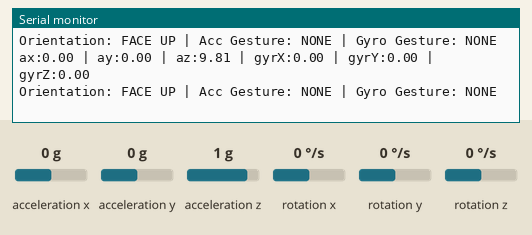
Recording of a sketch running on a simulated Arduino Nano 33 IoT. Parts: the last lines printed to the serial monitor. The inputs (shaded band) are chosen by the test bench; at power-on: acceleration y 0 g, acceleration z 1 g, rotation x 0 °/s, acceleration x 0 g, rotation y 0 °/s, rotation z 0 °/s. Nothing arrives over Bluetooth unless stated.

Above: at 1.2 s.
1.3 s: acceleration y set to -1.4 g
At 2.2 s:
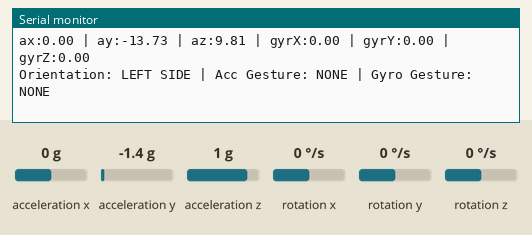
2.8 s: acceleration z set to -1.4 g
At 3.4 s:
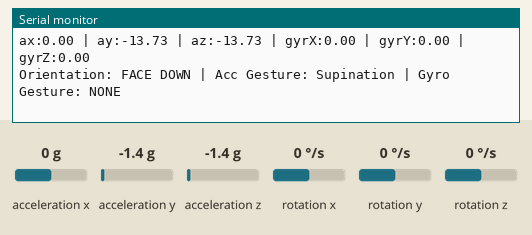
4.3 s: rotation x set to -192 °/s
At 4.9 s:
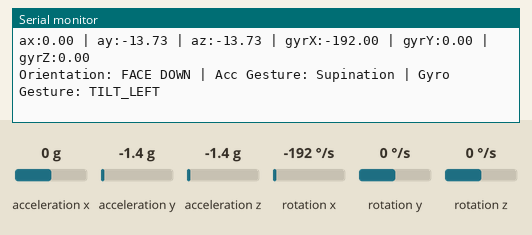
5.8 s: acceleration x set to -1.4 g
At 6.8 s:
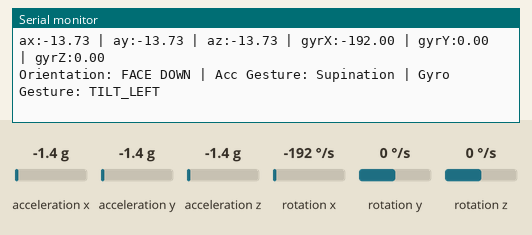
8.8 s: acceleration z set to -0.8 g
At 9.7 s:
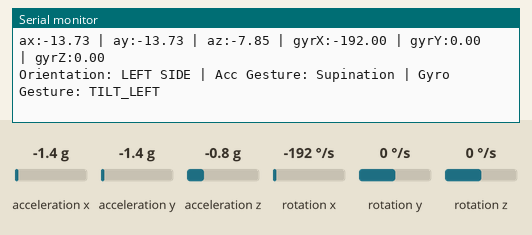
10.3 s: acceleration y set to -0.8 g
At 11.2 s:
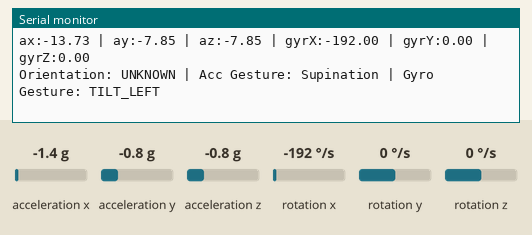
Timing chart, 0 to 12.8 s (numbered marks = the images above; inputs shaded):
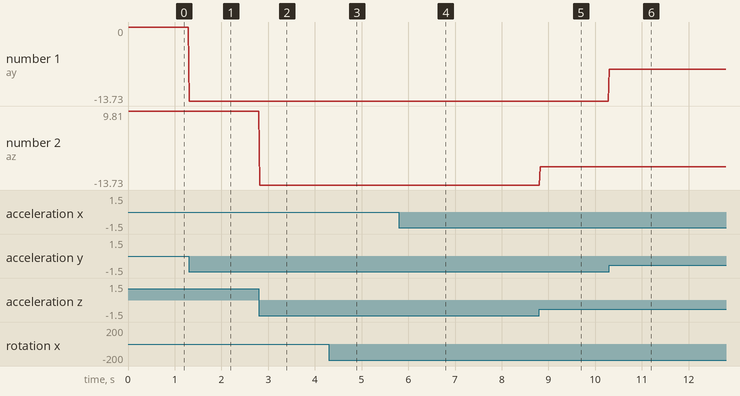

Measured:
- after the input at 1.3 s, the serial monitor: prints a new line at once (image 1)
- after the input at 2.8 s, the serial monitor: prints a new line at once (image 2)
- after the input at 4.3 s, the serial monitor: prints a new line at once (image 3)
- after the input at 5.8 s, the serial monitor: prints a new line at once (image 4)
- after the input at 8.8 s, the serial monitor: prints a new line at once (image 5)
- after the input at 10.3 s, the serial monitor: prints a new line at once (image 6)
- plotted number 1: 0 → -13.73 after the input at 1.3 s
- plotted number 2: -13.73 → -7.85 after the input at 8.8 s

The sketch:

ex04.ino
```cpp
/*
 * Exercise 04: Wearable Context Recognition with IMU
 * Author: Roozbeh Ghazavi
 * Year: 2026
 * Board: XIAO nRF52840 Sense
 * Sensor: LSM6DS3
 *
 * Implement ALL TODO sections.
 */

#include <Arduino.h>
#include "LSM6DS3.h"
#include "Wire.h"

// =====================
// Part E: BLE Library
// =====================
#include <ArduinoBLE.h>

LSM6DS3 myIMU(I2C_MODE, 0x6A);

// Constants
#define CONVERT_G_TO_MS2 9.80665f
#define FREQUENCY_HZ 50
#define INTERVAL_MS (1000 / (FREQUENCY_HZ + 1))

static unsigned long last_interval_ms = 0;

// =====================
// Part C: Accelerometer Buffer (Z-axis)
// =====================
#define WINDOW_SIZE 10

float az_buffer[WINDOW_SIZE];
int buffer_index = 0;
bool buffer_full = false;


// =====================
// Part C & D: Last Detected Gestures
// =====================
// Create variables to store last detected gestures
// - lastDetectedGesture: from accelerometer FSM
String lastDetectedGesture = "NONE";
// - lastDynamicGesture: from gyroscope
String lastDynamicGesture = "NONE";


// =====================
// Part E: BLE Objects
// =====================
// Create BLE service and characteristic
BLEService imuService("180C");
BLECharacteristic imuCharacteristic("2A56", BLERead | BLENotify, 150);


// =====================
// Part B: Orientation Detection
// =====================
String detectOrientation(float ax, float ay, float az) {

  // Detect device orientation from accelerometer
  // Use thresholds on ay and az axes
   // az is used for FACE UP / FACE DOWN, ay is used for LEFT SIDE/ RIGHTSIDE
  float threshold = 8.5;
   // Compare absolute values to select the dominant orientation axis.
  if ((abs(az) >= abs(ay)) && abs(az) >= threshold){
    if (az > 0) {
      return "FACE UP";
    }
    else {
      return "FACE DOWN";
    }
  }

  else if (abs(ay) >= threshold){
    if (ay > 0) {
      return "RIGHT SIDE";
    }
    else {
      return "LEFT SIDE";
    }
  }


  return "UNKNOWN";
}


// =====================
// Part C: Accelerometer-based Gesture Detection
// =====================

// since the buffer window is very short you need to turn the sensor really fast to get a good measurement
String detectGestureWindow() {

  // Detect SUPINATION/PRONATION from Z-axis acceleration buffer
  // Analyze min/max range and motion direction

  if(!buffer_full){
      return "NONE";
  }

  float maxaz = az_buffer[0];
  float minaz = az_buffer[0];

// find min and max az values in the window
// a large range indicates that the device was rotated
  for(int x = 1; x < WINDOW_SIZE; x++){
    if (az_buffer[x] < minaz){
      minaz = az_buffer[x];
    }
    if (az_buffer[x] > maxaz){
      maxaz = az_buffer[x];
    }
  }
 // Use the difference between min and max for motion detection
 // the first and last buffer values are compared to estimate the rotation direction
  float thres = 16.0;
  if (maxaz - minaz >= thres && az_buffer[0] > az_buffer[WINDOW_SIZE -1]){
    return "Pronation";
  }
  if(maxaz - minaz >= thres && az_buffer[0] <= az_buffer[WINDOW_SIZE- 1]){
    return "Supination";
  }

  return "NONE";
}


// =====================
// Part D: Gyroscope-based Dynamic Gesture Detection
// =====================
String detectDynamicGesture(float gyrX, float gyrY, float gyrZ) {
  // Detect 6 gestures using gyroscope
  // Gestures: TILT_LEFT, TILT_RIGHT, MOVE_UP, MOVE_DOWN, MOVE_LEFT, MOVE_RIGHT
  // Return strongest gesture (highest magnitude)

  float thres = 100;
  // The X-axis showed noticeably larger gyroscope values on our sensor setup
  // therefore, a higher threshold is used for tilt detection to avoid
  // classifying too many movements as TILT_LEFT or TILT_RIGHT
  if( abs(gyrX) < thres*1.5  && abs(gyrY) < thres && abs(gyrZ)< thres){
    return "NONE";
  }
   // Compare absolute gyroscope values to detect the strongest movement axis
   // the sign of the strongest axis determines the movement direction
  if(abs(gyrX) > abs(gyrY) && abs(gyrX) > abs(gyrZ)){
    if (gyrX >=  0){
      return "TILT_RIGHT";
    }
    return "TILT_LEFT";
  }
  if(abs(gyrY) > abs(gyrX) && abs(gyrY) > abs(gyrZ)){
    if (gyrY >=  0){
      return "MOVE_DOWN";
    }
    return "MOVE_UP";
  }
  if(abs(gyrZ) > abs(gyrY) && abs(gyrZ) > abs(gyrX)){
    if (gyrZ >=  0){
      return "MOVE_LEFT";
    }
    return "MOVE_RIGHT";
  }


  return "NONE";
}


// =====================
// Part C (Bonus): Gesture State Machine (FSM)
// =====================
enum State {
  IDLE,
  MOVING,
  DETECTED
};

State currentState = IDLE;

String detectGestureFSM() {

  // TODO: Implement FSM for robust gesture detection
  // Transitions: IDLE → MOVING → DETECTED → IDLE
  // Store detected gesture in lastDetectedGesture

  return "NONE";
}

void setup() {
  Serial.begin(115200);
  while (!Serial);

  if (myIMU.begin() != 0) {
    Serial.println("IMU initialization failed!");
    while (1);
  }

  Serial.println("IMU initialized.");

  // =====================
  // Part E: BLE Setup
  // =====================
  // Initialize BLE, add service/characteristic, start advertising
  if (!BLE.begin()) {
  Serial.println("starting Bluetooth Low Energy module failed!");
  while (1);
  }

  BLE.setConnectionInterval(6, 12);
  BLE.setLocalName("XIAO-IMU");

  imuService.addCharacteristic(imuCharacteristic);
  BLE.addService(imuService);

  // set the initial value for the characteristic
  imuCharacteristic.writeValue("IMU ready");

  // start advertising
  BLE.advertise();

  Serial.println("BLE advertising started.");
}


void loop() {
  BLE.poll(); // processes BLE events so the phone can connect and receive notifications.
  if (millis() > last_interval_ms + INTERVAL_MS) {
    last_interval_ms = millis();

    // =====================
    // Part A: IMU Data Acquisition
    // =====================
    // Read accelerometer (ax, ay, az) from myIMU
    // Convert accelerometer from G to m/s² using CONVERT_G_TO_MS2

    float ax = myIMU.readFloatAccelX() * CONVERT_G_TO_MS2;
    float ay = myIMU.readFloatAccelY() * CONVERT_G_TO_MS2;
    float az = myIMU.readFloatAccelZ() * CONVERT_G_TO_MS2;

    // Read gyroscope (gyrX, gyrY, gyrZ) from myIMU

    float gyrX = myIMU.readFloatGyroX();
    float gyrY = myIMU.readFloatGyroY();
    float gyrZ = myIMU.readFloatGyroZ();


    // =====================
    // Part C: Accelerometer Buffer Management
    // =====================
    az_buffer[buffer_index] = az;
    buffer_index++;

    if (buffer_index >= WINDOW_SIZE) {
      buffer_index = 0;
      buffer_full = true;
    }


    // =====================
    // Part B: Orientation Detection
    // =====================
    String orientation = detectOrientation(ax, ay, az);


    // =====================
    // Part C: Accelerometer-based Gesture Detection
    // =====================
    // Call detectGestureWindow()
    String detectedGesture = detectGestureWindow() ;
    // If gesture detected (not "NONE"), store in lastDetectedGesture
    if(detectedGesture != "NONE"){
      lastDetectedGesture = detectedGesture;
    }
    // =====================
    // Part D: Gyroscope-based Dynamic Gesture Detection
    // =====================
    // Call detectDynamicGesture()
    // If gesture detected (not "NONE"), store in lastDynamicGesture
    String dynamicGesture = detectDynamicGesture(gyrX, gyrY,gyrZ);
    if(dynamicGesture != "NONE"){
      lastDynamicGesture = dynamicGesture;
    }

    // =====================
    // Serial Output (USB)
    // =====================
  Serial.print("ax:"); Serial.print(ax, 2);
  Serial.print(" | ay:"); Serial.print(ay, 2);
  Serial.print(" | az:"); Serial.print(az, 2);

  Serial.print(" | gyrX:"); Serial.print(gyrX, 2);
  Serial.print(" | gyrY:"); Serial.print(gyrY, 2);
  Serial.print(" | gyrZ:"); Serial.println(gyrZ, 2);

  Serial.print("Orientation: ");
  Serial.print(orientation);

  Serial.print(" | Acc Gesture: ");
  Serial.print(lastDetectedGesture);

  Serial.print(" | Gyro Gesture: ");
  Serial.println(lastDynamicGesture);

    // =====================
    // Part E: Bluetooth Low Energy (BLE) Communication
    // =====================
    // Format and send data via BLE:
    // - Accelerometer readings (ax, ay, az)
    // - Gyroscope readings (gyrX, gyrY, gyrZ)
    // - Orientation detection result
    // - Gesture detection results (FSM and Gyro)
    String bleData =
   "ax:" + String(ax, 2) +
    " | ay:" + String(ay, 2) +
    " | az:" + String(az, 2) +
    " | gyrX:" + String(gyrX, 2) +
    " | gyrY:" + String(gyrY, 2) +
    " | gyrZ:" + String(gyrZ, 2) +
    "\nOrientation: " + orientation +
    " | Acc Gesture: " + lastDetectedGesture +
    " | Gyro Gesture: " + lastDynamicGesture;

  // c_str() converts the Arduino String into a C-style string required by writeValue()
  imuCharacteristic.writeValue(bleData.c_str());
  }
}
```
